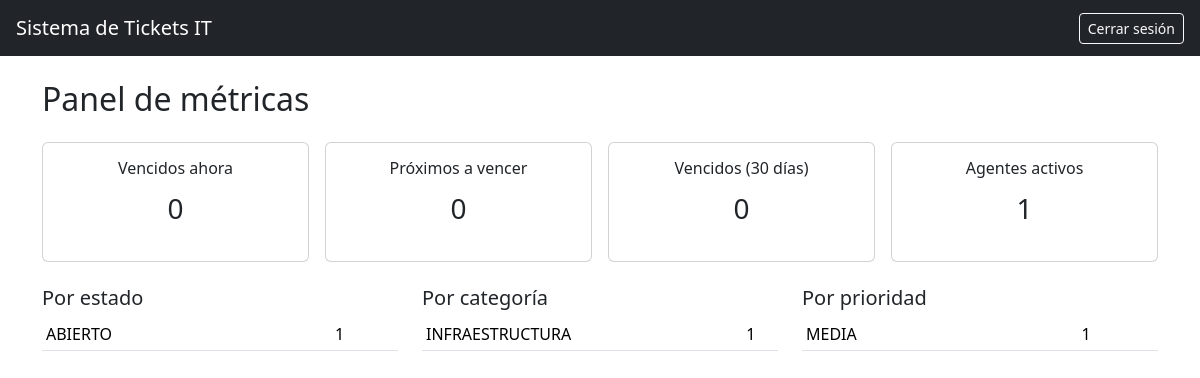
/dashboard (signed in), run on the app's committed database.
### app/models/ticket.py (models this page shows)
class Ticket(db.Model):
    __tablename__ = "tickets"
    id = db.Column(db.Integer, primary_key=True)
    radicado = db.Column(db.String(150), nullable=True)
    texto = db.Column(db.String(1200), nullable=False)
    categoria = db.Column(db.Enum(Categoria), nullable=False)
    prioridad = db.Column(db.Enum(Prioridad), nullable=False)
    estado = db.Column(db.Enum(EstadoTicket), nullable=False)
    creador_id = db.Column(db.Integer, db.ForeignKey("usuarios.id"), nullable=False)
    agente_id = db.Column(db.Integer, db.ForeignKey("usuarios.id"), nullable=True)
    fecha_creacion = db.Column(db.DateTime, nullable=False, default=datetime.now)
    fecha_limite= db.Column(db.DateTime, nullable=False)
    fecha_cierre = db.Column(db.DateTime, nullable=True)

### app/routes/auth.py (the view)
@auth_bp.route("/dashboard")
@requiere_login
def dashboard():
    metricas = ServicioMetricas.obtener_metricas()
    return render_template("dashboard.html", metricas=metricas)

### app/routes/decoradores.py (called while the page is built)
def requiere_login(func):
    @wraps(func)
    def wrapper(*args, **kwargs):
        if 'usuario_id' not in session:
            flash("Debes iniciar sesión", "warning")
            return redirect(url_for('auth.login'))
        return func(*args, **kwargs)
    return wrapper

### app/services/gestor_sla.py (called while the page is built)
    @staticmethod
    def verificar_vencimientos():
        tickets_vencidos=[]
        tickets_proximos_a_vencer=[]
        tickets=db.session.execute(select(Ticket).where(Ticket.estado !=EstadoTicket.CERRADO)).scalars().all()
        for ticket in tickets:
            tiempo_total = ticket.fecha_limite - ticket.fecha_creacion
            tiempo_restante = ticket.fecha_limite - datetime.now()
            porcentaje_restante = tiempo_restante/tiempo_total
            if tiempo_restante.total_seconds() <= 0:
                tickets_vencidos.append(ticket)
            elif porcentaje_restante <= 0.20 :
                tickets_proximos_a_vencer.append(ticket)
        return tickets_vencidos,tickets_proximos_a_vencer

### app/Templates/dashboard.html (shortened to what this page needs)
{% extends "base.html" %}
{% block content %}
<h2 class="mb-4">Panel de métricas</h2>
<div class="row g-3 mb-4">
    <div class="col-md-3">
        <div class="card text-center">
            <div class="card-body">
                <h6 class="card-title">Vencidos ahora</h6>
                <p class="fs-3">{{ metricas.tickets_vencidos_actualmente }}</p>
            </div>
        </div>
    </div>
    <div class="col-md-3">
        <div class="card text-center">
            <div class="card-body">
                <h6 class="card-title">Próximos a vencer</h6>
                <p class="fs-3">{{ metricas.tickets_proximos_a_vencer_actualmente }}</p>
            </div>
        </div>
    </div>
    <div class="col-md-3">
        <div class="card text-center">
            <div class="card-body">
                <h6 class="card-title">Vencidos (30 días)</h6>
                <p class="fs-3">{{ metricas.tickets_vencidos_ultimos_30_dias }}</p>
            </div>
        </div>
    </div>
    <div class="col-md-3">
        <div class="card text-center">
            <div class="card-body">
                <h6 class="card-title">Agentes activos</h6>
                <p class="fs-3">{{ metricas.cantidad_agentes }}</p>
            </div>
        </div>
    </div>
</div>
<div class="row g-4">
    <div class="col-md-4">
        <h5>Por estado</h5>
        <table class="table table-sm">
            {% for estado, cantidad in metricas.tickets_por_estado.items() %}
            <tr><td>{{ estado }}</td><td>{{ cantidad }}</td></tr>
            {% endfor %}
        </table>
    </div>
    <div class="col-md-4">
        <h5>Por categoría</h5>
        <table class="table table-sm">
            {% for categoria, cantidad in metricas.tickets_por_categoria.items() %}
            <tr><td>{{ categoria }}</td><td>{{ cantidad }}</td></tr>
            {% endfor %}
        </table>
    </div>
    <div class="col-md-4">
        <h5>Por prioridad</h5>
        <table class="table table-sm">
            {% for prioridad, cantidad in metricas.tickets_por_prioridad.items() %}
            <tr><td>{{ prioridad }}</td><td>{{ cantidad }}</td></tr>
            {% endfor %}
        </table>
    </div>
</div>
{% endblock %}

### data on the page
Ticket: estado "ABIERTO", cantidad "1", categoria "INFRAESTRUCTURA", prioridad "MEDIA"

### other printed values
{{ metricas.tickets_vencidos_actualmente }} "0"
{{ metricas.tickets_proximos_a_vencer_actualmente }} "0"
{{ metricas.tickets_vencidos_ultimos_30_dias }} "0"
{{ metricas.cantidad_agentes }} "1"
